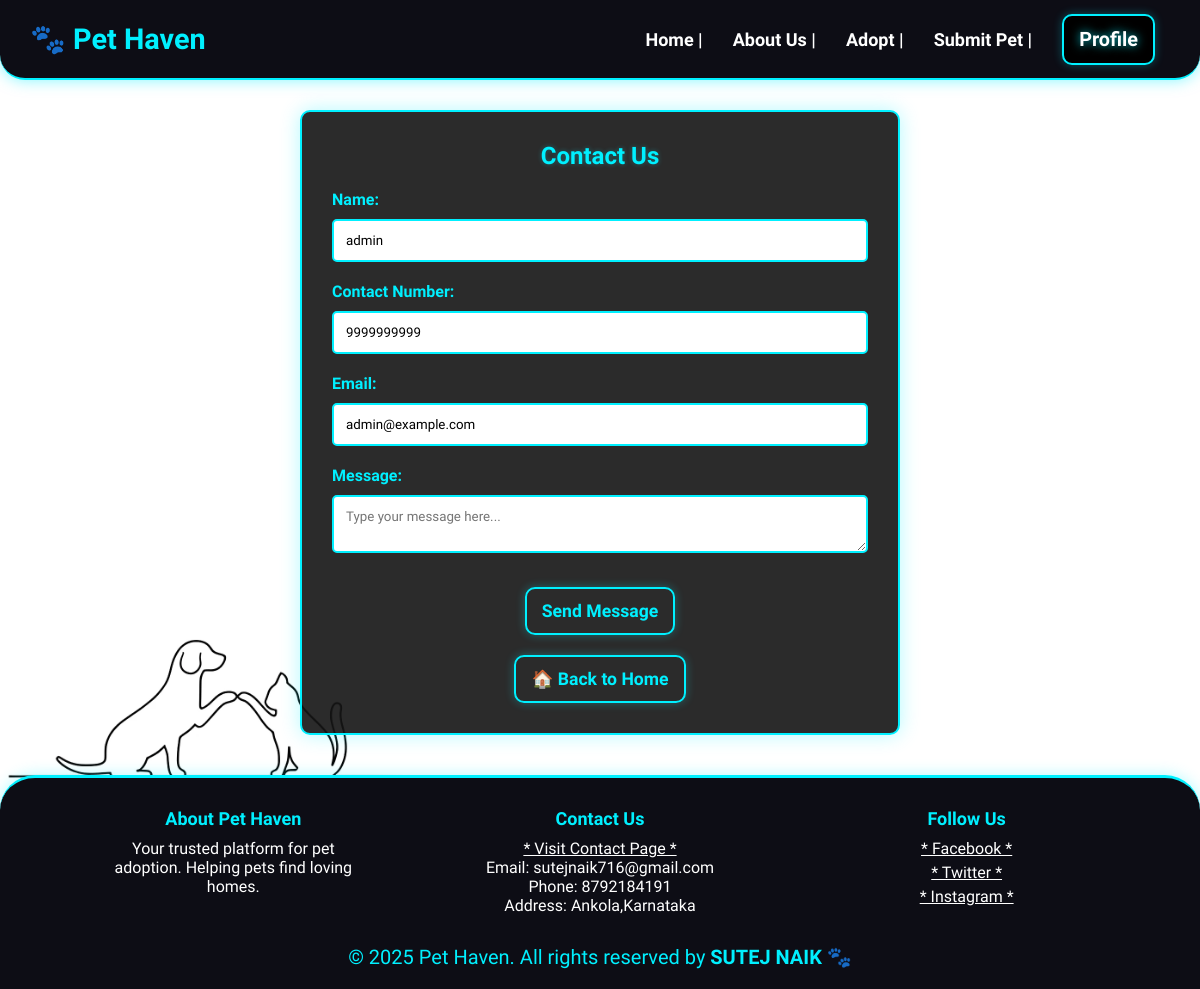
The app's page /contact.php (signed in) with its own data.
### tables this page shows
CREATE TABLE `users` (
  `id` INT(11) NOT NULL AUTO_INCREMENT,
  `username` VARCHAR(100) NOT NULL,
  `email` VARCHAR(255) NOT NULL,
  `password` VARCHAR(255) NOT NULL,
  `contact` VARCHAR(20) NOT NULL,
  `address` TEXT NOT NULL,
  `is_admin` TINYINT(1) DEFAULT 0,
  PRIMARY KEY (`id`),
  UNIQUE KEY `unique_email` (`email`),
  UNIQUE KEY `unique_username` (`username`),
  UNIQUE KEY `unique_contact` (`contact`)
);

### contact.php (the view, shortened to what this page needs)
<?php
include 'includes/config.php';
$name = $email = $contact = "";
if (isset($_SESSION['user_id'])) {
    $user_id = $_SESSION['user_id'];
    $user_q = mysqli_query($conn, "SELECT username, email, contact FROM users WHERE id = $user_id");
    if ($user_q && mysqli_num_rows($user_q) > 0) {
        $user = mysqli_fetch_assoc($user_q);
        $name = $user['username'];
        $email = $user['email'];
        $contact = $user['contact'];
    }
}
?>
<!DOCTYPE html>
<html lang="en">
<head>
    <link rel="stylesheet" href="assets/css/contact.css">
</head>
<body>
<header>
    <div class="logo">🐾 Pet Haven</div>
    <ul class="nav-links">
        <li><a href="index.php">Home |</a></li>
        <li><a href="abt.php">About Us |</a></li>
        <li><a href="pets/pets.php">Adopt |</a></li>
        <li><a href="pets/submit_pet.php">Submit Pet |</a></li>
        <li>
            <?php if (isset($_SESSION['username'])): ?>
                <a href="users/profile.php" class="btn">Profile</a>
            <?php else: ?>
                <a href="users/login.php" class="btn">Login</a>
            <?php endif; ?>
        </li>
    </ul>
</header>
<div class="container">
    <h2>Contact Us</h2>
    <form action="contact.php" method="POST">
        <div class="form-group">
            <label for="name">Name:</label>
            <input type="text" id="name" name="name" placeholder="Enter your full name" value="<?php echo htmlspecialchars($name); ?>" required>
        </div>
        <div class="form-group">
            <label for="contact">Contact Number:</label>
            <input type="text" id="contact" name="contact" placeholder="Enter your phone number" value="<?php echo htmlspecialchars($contact); ?>" required>
        </div>
        <div class="form-group">
            <label for="email">Email:</label>
            <input type="email" id="email" name="email" placeholder="Enter your email address" value="<?php echo htmlspecialchars($email); ?>" required>
        </div>
        <div class="form-group">
            <label for="message">Message:</label>
            <textarea id="message" name="message" placeholder="Type your message here..." required></textarea>
        </div>
        <button type="submit" class="submit-btn">Send Message</button>
    </form>
    <a href="index.php" class="btn back-btn">🏠 Back to Home</a>
</div>
<?php include 'includes/footer.php'; ?>
</body>
</html>

### assets/css/contact.css (style rules this page uses)
* { margin: 0; padding: 0; box-sizing: border-box; font-family: 'MuseoModerno', cursive, sans-serif; }
body { background: url('../images/con-picaai.png') center/cover no-repeat; background-size: cover; background-position: center; background-repeat: no-repeat; background-attachment: fixed; text-align: center; margin: 0; padding: 0; padding-top: 70px; font-family: 'MuseoModerno', cursive, sans-serif; }
header { background-color: #0d0d15; color: white; padding: 15px 30px; display: flex; justify-content: space-between; align-items: center; border-bottom: 2px solid #00f0ff; position: fixed; height: 80px; top: 0; left: 0; width: 100%; z-index: 1000; box-shadow: 0 0 15px rgba(0, 240, 255, 0.5); transition: all 0.3s ease; border-radius: 0 0 25px 25px; }
.logo { font-size: 1.8em; font-weight: bold; color: #00f0ff; }
.nav-links { list-style: none; display: flex; align-items: center; }
.nav-links li { margin: 0 15px; font-size: 18px; }
.nav-links a { text-decoration: none; color: white; font-weight: bold; transition: 0.3s; }
.nav-links .btn { background: black; color: white; text-shadow: 0 0 10px rgba(0, 240, 255, 0.8); }
.btn { background: transparent; color: #00f0ff; padding: 10px 15px; border: 2px solid #00f0ff; border-radius: 10px; font-weight: bold; text-decoration: none; transition: all 0.3s ease; box-shadow: 0 0 10px rgba(0, 240, 255, 0.3); }
.container { max-width: 600px; margin: 40px auto; padding: 30px; background: rgba(20, 20, 20, 0.9); box-shadow: 0 0 20px rgba(0, 240, 255, 0.3); border-radius: 10px; text-align: center; border: 2px solid #00f0ff; }
.container h2 { color: #00f0ff; margin-bottom: 20px; text-shadow: 0 0 5px rgba(0, 240, 255, 0.3); }
.form-group { margin-bottom: 20px; text-align: left; }
.form-group label { display: block; font-weight: bold; color: #00f0ff; margin-bottom: 5px; }
.form-group input, .form-group textarea { width: 100%; padding: 12px; margin-top: 5px; border-radius: 5px; border: 2px solid #00f0ff; color: black; font-family: 'MuseoModerno', cursive, sans-serif; transition: all 0.3s ease; }
.form-group input::placeholder, .form-group textarea::placeholder { color: black(0, 240, 255, 0.6); }
.submit-btn { background: #00f0ff; color: #0d0d15; padding: 12px 30px; border: none; border-radius: 5px; font-weight: bold; cursor: pointer; transition: all 0.3s ease; box-shadow: 0 0 15px rgba(0, 240, 255, 0.5); font-size: 1.1em; display: inline-block; margin-top: 10px; }
.back-btn { margin-top: 20px; display: inline-block; background: transparent; color: #00f0ff; border: 2px solid #00f0ff; }
.btn, .submit-btn, .back-btn { background: transparent; color: #00f0ff; padding: 12px 15px; border-radius: 10px; font-weight: bold; text-decoration: none; transition: all 0.3s ease; border: 2px solid #00f0ff; box-shadow: 0 0 10px rgba(0, 240, 255, 0.3); display: inline-block; font-size: 1.1em; }

### records on screen
users: name "admin", contact "9999999999", email "admin@example.com"
